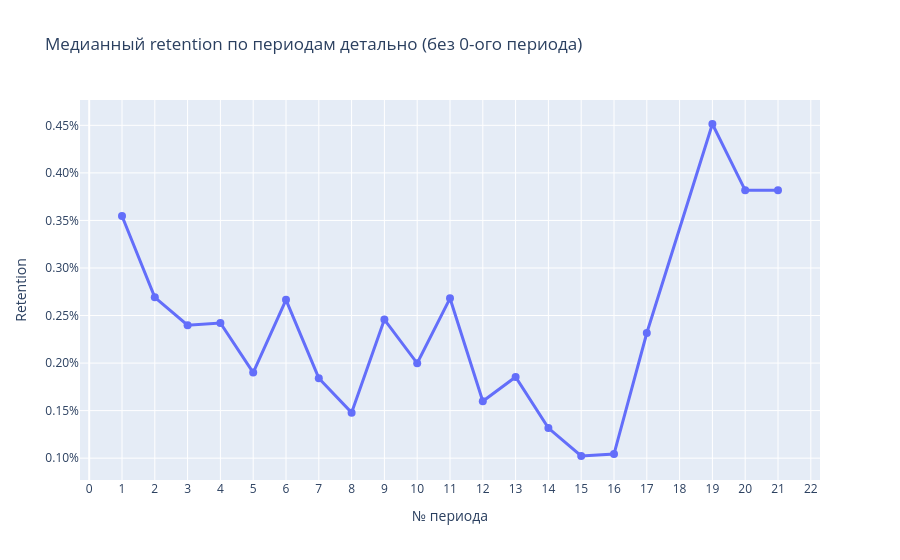

Notebook code cell kept with this figure:
### Code cell
median_retention = retention_matrix.drop(columns=[0]).median().reset_index()
median_retention.columns = ['period', 'retention']

fig = px.line(
    median_retention,
    x='period',
    y='retention',
    markers=True,
    title='Медианный retention по периодам детально (без 0-ого периода)',
    labels={'period': '№ периода', 'retention': 'Retention'},
)

fig.update_yaxes(tickformat='.2%')
fig.update_xaxes(dtick=1)  # <-- вот это заставляет показать все периоды

fig.update_traces(line=dict(width=3), marker=dict(size=8))
fig.show()

### Figure 1 — Plotly figure (JSON) as saved in the notebook; plotly's stock layout.template omitted (floating-point values rounded to 4 significant figures)
{"data": [{"hovertemplate": "№ периода=%{x}<br>Retention=%{y}<extra></extra>", "legendgroup": "", "line": {"color": "#636efa", "dash": "solid", "width": 3}, "marker": {"size": 8, "symbol": "circle"}, "mode": "lines+markers", "name": "", "orientation": "v", "showlegend": false, "type": "scatter", "x": [1.0, 2.0, 3.0, 4.0, 5.0, 6.0, 7.0, 8.0, 9.0, 10.0, 11.0, 12.0, 13.0, 14.0, 15.0, 16.0, 17.0, 19.0, 20.0, 21.0], "xaxis": "x", "y": [0.003546, 0.002691, 0.002399, 0.002421, 0.0019, 0.002665, 0.001841, 0.001479, 0.002457, 0.001998, 0.002681, 0.001598, 0.001854, 0.001317, 0.001023, 0.001043, 0.002316, 0.004514, 0.003817, 0.003817], "yaxis": "y"}], "layout": {"legend": {"tracegroupgap": 0}, "title": {"text": "Медианный retention по периодам детально (без 0-ого периода)"}, "xaxis": {"anchor": "y", "domain": [0, 1], "dtick": 1, "title": {"text": "№ периода"}}, "yaxis": {"anchor": "x", "domain": [0, 1], "tickformat": ".2%", "title": {"text": "Retention"}}}}
